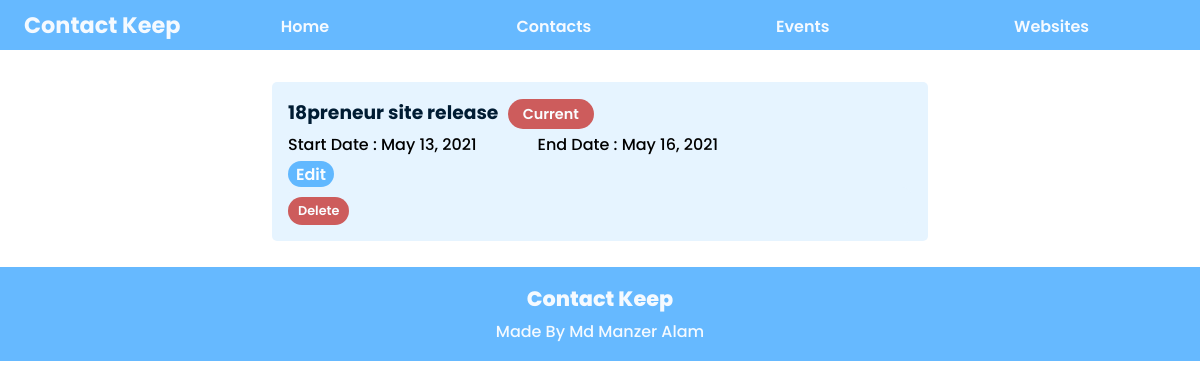
The page /events/3/ on the database as committed earlier.
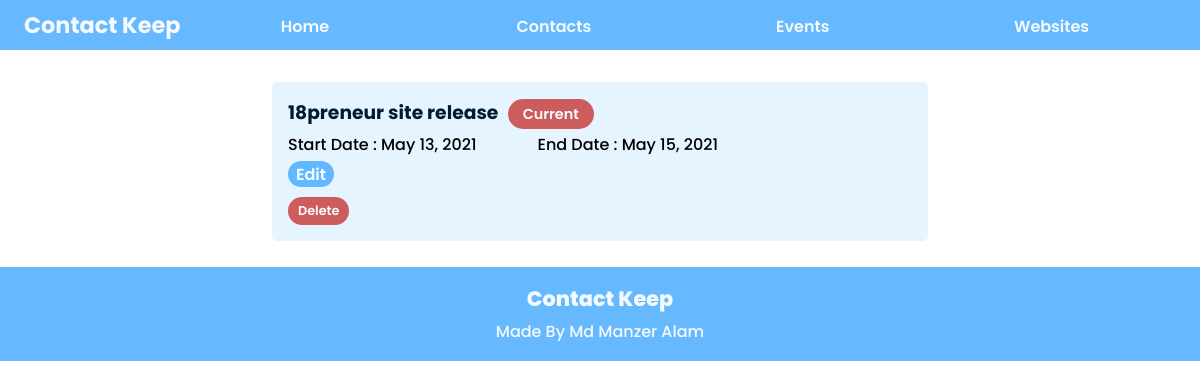
The same page on the database as committed later.
### contactkeep/models.py (models this page shows, shortened)
class Event(models.Model):
    name = models.CharField("Event Name",max_length=150)
    start_date = models.DateField("start date")
    end_date = models.DateField("end date")
    current = models.BooleanField("Current Event",default=False)

### contactkeep/views.py (the view)
# urls.py: path('events/<int:event_id>/',views.event_details,name="event_details"),
def event_details(request,event_id):
    event = get_object_or_404(Event,id=event_id)
    if 'event-delete' in request.POST:
            delete_event(request,event)
    context = {
        'event' : event,
    }
    return render(request,'contactkeep/event_details.html',context)

### contactkeep/templates/contactkeep/event_details.html (shortened to what this page needs)
{% load static %}
<!DOCTYPE html>
<html lang="en">
<head>
    <link rel="stylesheet" type="text/css" href="{% static 'contactkeep/event_details.css' %}">
</head>
{% include 'contactkeep/snippets/navigation.html' %}
<body>
    <main>
        <section class="events-holder">
            {% if event.current == True %}
                <section class="event-holder current">
                    <h3>{{event.name}}<span id="current-tag">Current</span></h3>
            {% else %}
                <section class="event-holder">
                    <h3>{{event.name}}</h3>
            {% endif %}
                <div class="date-holder">
                    <h4>Start Date : {{event.start_date}}</h4>
                    <h4>End Date : {{event.end_date}}</h4>
                </div>
                <a href="{% url 'contactkeep:event_edit' event.id %}" class="edit-link">Edit</a>
                <form action="" method="post" enctype="multipart/form-data" class="delete-form">
                    <input type="submit" value="Delete" class="del-btn" name="event-delete">
                </form>
            </section>
        </section>
    </main>
</body>
{% include 'contactkeep/snippets/footer.html' %}
</html>

Rows that differ between the two databases and show on the page:
changed Event "18preneur site release": end_date "May 16, 2021" → "May 15, 2021"
